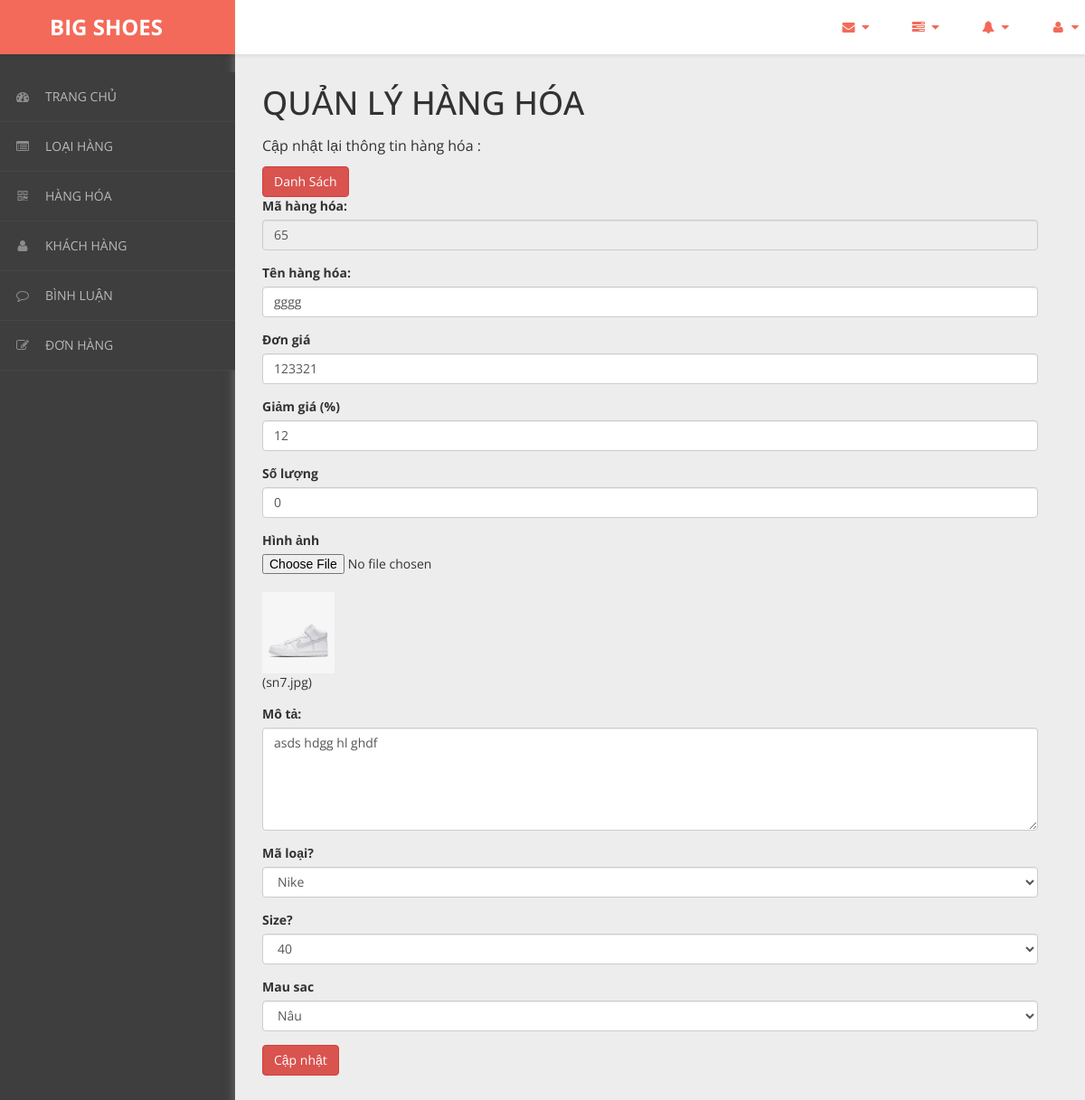
The app's page /admin/content/hang-hoa/hang-hoa-update.php?ma_hh=65 with its own data.
### tables this page shows
CREATE TABLE `hang_hoa` (
  `ma_hh` int(11) NOT NULL,
  `ten_hh` varchar(50) NOT NULL,
  `hinh` varchar(50) NOT NULL,
  `don_gia` int(11) NOT NULL,
  `giam_gia` int(11) NOT NULL,
  `mo_ta` varchar(500) NOT NULL,
  `ma_loai` int(11) NOT NULL,
  `maSize` int(10) DEFAULT NULL,
  `maMau` int(10) NOT NULL,
  `so_luong` int(11) NOT NULL
);

### admin/dao/pdo.php (called while the page is built, shortened)
<?php
    function pdo_get_connection(){
        $pdo = new PDO("mysql:host=localhost;dbname=bigshoes",'root','');
        $pdo->setAttribute(PDO::ATTR_ERRMODE, PDO::ERRMODE_EXCEPTION);
        return $pdo;
    }
    function pdo_query($sql){
        $sql_args = array_slice(func_get_args(),1);
        try{
            $conn = pdo_get_connection();
            $stmt = $conn ->prepare($sql);
            $stmt -> execute($sql_args);
            $rows = $stmt -> fetchAll();
            return $rows;
        }catch(PDOException $e){
            throw $e;
        }finally{
            unset($conn);
        }
    }
    function pdo_query_one($sql){
        $sql_args = array_slice(func_get_args(),1);
        try{
            $conn = pdo_get_connection();
            $stmt = $conn ->prepare($sql);
            $stmt -> execute($sql_args);
            $row = $stmt -> fetch();
            return $row;
        }catch(PDOException $e){
            throw $e;
        }finally{
            unset($conn);
        }
    }
    ?>

### admin/dao/hang-hoa.php (called while the page is built, shortened)
<?php
    require_once ('pdo.php');
    require_once ('loai-hang.php');
    function hang_hoa_select_by_id($ma_hh){
        $sql = "SELECT * FROM hang_hoa WHERE ma_hh=?";
        return pdo_query_one($sql,$ma_hh);
    }
?>

### admin/dao/loai-hang.php (called while the page is built, shortened)
<?php
    require_once ('pdo.php');
    function loai_hang_select_all(){
        $sql = "SELECT * FROM loai_hang ORDER BY ma_loai DESC";
        return pdo_query($sql);
    }
?>

### admin/dao/size.php (called while the page is built, shortened)
<?php
        function size_select_all(){
            $sql = "SELECT * FROM size";
            return pdo_query($sql);
        }
?>

### admin/dao/color.php (called while the page is built)
<?php
            function color_select_all(){
                $sql = "SELECT * FROM mausac";
                return pdo_query($sql);
            }
?>

### admin/content/hang-hoa/hang-hoa-update.php (the view, shortened to what this page needs)
<!DOCTYPE html>
<html xmlns="http://www.w3.org/1999/xhtml">
<head>
    <link href="../../../css/admin/css/bootstrap.css" rel="stylesheet" />
    <link href="../../../css/admin/css/font-awesome.css" rel="stylesheet" />
    <link href="../../../css/admin/css/custom-styles.css" rel="stylesheet" />
</head>
<body>
    <div id="wrapper">
        <nav class="navbar navbar-default top-navbar" role="navigation">
            <div class="navbar-header">
                <a class="navbar-brand" href="../../../../bigshoes/trang-chinh/"><strong style = "margin-left: 40px;">BIG SHOES</strong></a>
            </div>
            <ul class="nav navbar-top-links navbar-right">
                <li class="dropdown">
                    <a class="dropdown-toggle" data-toggle="dropdown" href="#" aria-expanded="false">
                        <i class="fa fa-envelope fa-fw"></i> <i class="fa fa-caret-down"></i>
                    </a>
                </li>
                <li class="dropdown">
                    <a class="dropdown-toggle" data-toggle="dropdown" href="#" aria-expanded="false">
                        <i class="fa fa-tasks fa-fw"></i> <i class="fa fa-caret-down"></i>
                    </a>
                </li>
                <li class="dropdown">
                    <a class="dropdown-toggle" data-toggle="dropdown" href="#" aria-expanded="false">
                        <i class="fa fa-bell fa-fw"></i> <i class="fa fa-caret-down"></i>
                    </a>
                </li>
                <li class="dropdown">
                    <a class="dropdown-toggle" data-toggle="dropdown" href="#" aria-expanded="false">
                        <i class="fa fa-user fa-fw"></i> <i class="fa fa-caret-down"></i>
                    </a>
                </li>
            </ul>
        </nav>
        <nav class="navbar-default navbar-side" role="navigation">
            <div class="sidebar-collapse">
                <ul class="nav" id="main-menu">
                    <li>
                        <a href="../thong-ke/thong-ke-list.php"><i class="fa fa-dashboard"></i>TRANG CHỦ</a>
                    </li>
                    <li>
                        <a href="../loai-hang/loai-hang-list.php"><i class="fa fa-list-alt" aria-hidden="true"></i>LOẠI HÀNG</a>
                    </li>
                    <li>
                        <a href="../hang-hoa/hang-hoa-list.php"><i class="fa fa-qrcode"></i>HÀNG HÓA</a>
                    </li>
                    <li>
                        <a href="../khach-hang/khach-hang-list.php"><i class="fa fa-user"></i>KHÁCH HÀNG</a>
                    </li>
                    <li>
                        <a href="../binh-luan/binh-luan-list.php"><i class="fa fa-comment-o" aria-hidden="true"></i>BÌNH LUẬN</a>
                    </li>
                    <li>
                        <a href="../hoa-don/hoa-don-list.php"><i class="fa fa-edit"></i>ĐƠN HÀNG</a>
                    </li>
                </ul>
            </div>
        </nav>
        <div id="page-wrapper">
		  <div class="header">
                        <div class="page-header">
                            <h1>QUẢN LÝ HÀNG HÓA</h1>
                            <p>Cập nhật lại thông tin hàng hóa :</p>
                            <?php
                                require_once ('../../dao/hang-hoa.php');
                                require_once ('../../dao/loai-hang.php');
                                require_once ('../../dao/size.php');
                                require_once ('../../dao/color.php');
                                extract($_REQUEST);
                                $item = hang_hoa_select_by_id($ma_hh);
                                extract($item);
                                extract($_REQUEST);
                            ?>
                            <button  class="btn btn-danger"><a style="color:#fff"; href="hang-hoa-list.php">Danh Sách</a></button>
                            <form action="" method="post" enctype="multipart/form-data">
                            <div class="form-group">
                            <label for="">Mã hàng hóa:</label>
                            <input type="text" class="form-control" id="ma_hh" name="ma_hh"
                                placeholder="Nhập tên hàng hóa ..."
                                value = <?=$ma_hh?> readonly>
                            </div>
                            <div class="form-group">
                            <label for="">Tên hàng hóa:</label>
                            <input type="text" class="form-control" id="ten_hh" name="ten_hh"
                                placeholder="Nhập tên hàng hóa ..."
                                value = "<?=$ten_hh?>" >
                            </div>
                            <div class="form-group">
                            <label for="">Đơn giá</label>
                            <input type="number" class="form-control" id="don_gia" name="don_gia"
                                placeholder="Nhập đơn giá ..."
                                value = "<?=$don_gia?>">
                            </div>
                            <div class="form-group">
                            <label for="">Giảm giá (%)</label>
                            <input type="number" class="form-control" id="giam_gia" name="giam_gia" min="0" max="100"
                                placeholder="Nhập giảm giá"
                                value="<?=$giam_gia?>">
                            </div>
                            <div class="form-group">
                            <label for="">Số lượng</label>
                            <input type="number" class="form-control" id="so_luong" name="so_luong" min="0" max="100"
                                placeholder="Nhập số lượng"
                                value="<?=$so_luong?>">
                            </div>
                            <div class="form-group">
                            <label for="">Hình ảnh</label>
                            <input type="file" class="form-control-file border" name="hinh">
                            <input name="hinh" type="hidden" value="<?=$hinh?>"><br>
                            <img src="../../assets/images/products/<?=$hinh?>" alt="" style="width:80px"><br>
                            (<?=$hinh?>)
                            </div>
                            <div class="form-group">
                            <label for="">Mô tả:</label>
                            <textarea class="form-control" rows="5" id="mo_ta" name="mo_ta"
                                placeholder="Mô tả hàng hóa ..."><?=$mo_ta?></textarea>
                            </div>
                            <div class="form-group">
                            <label for="">Mã loại?</label>
                            <select name="ma_loai" value="<?=$ma_loai?>" class=form-control>
                                            <?php
                                                $loai_select_list = loai_hang_select_all();
                                                foreach ($loai_select_list as $loai) {
                                                    if($loai['ma_loai'] == $ma_loai){
                                                        echo '<option selected value="'.$loai['ma_loai'].'">'.$loai['ten_loai'].'</option>';
                                                    }
                                                    else{
                                                        echo '<option value="'.$loai['ma_loai'].'">'.$loai['ten_loai'].'</option>';
                                                    }
                                                }
                                            ?>
                            </select>
                            </div>
                            <div class="form-group">
                            <label for="">Size?</label>
                            <select name="size" value="<?=$maSize?>" class=form-control>
                                            <?php
                                                $size_select_list = size_select_all();
                                                foreach ($size_select_list as $size) {
                                                    if($size['maSize'] == $maSize){
                                                        echo '<option selected value="'.$size['maSize'].'">'.$size['Size'].'</option>';
                                                    }
                                                    else{
                                                        echo '<option value="'.$size['maSize'].'">'.$size['Size'].'</option>';
                                                    }
                                                }
                                            ?>
                            </select>
                            </div>
                            <div class="form-group">
                            <label for="">Mau sac</label>
                            <select name="mauSac" value="<?=$maMau?>" class=form-control>
                                            <?php
                                                $color_select_list = color_select_all();
                                                foreach ($color_select_list as $color) {
                                                    if($color['maMau'] == $maMau){
                                                        echo '<option selected value="'.$color['maMau'].'">'.$color['Mau'].'</option>';
                                                    }
                                                    else{
                                                        echo '<option value="'.$color['maMau'].'">'.$color['Mau'].'</option>';
                                                    }
                                                }
                                            ?>
                            </select>
                            </div>
                            <button type="submit" name="btn_update" class="btn btn-danger">Cập nhật</button>
                        </form>
                        </div>
		</div>
            </div>
        </div>
</body>
</html>

### css/admin/css/custom-styles.css (style rules this page uses)
body { font-family: 'Open Sans', sans-serif; background: #3E3E3E; }
#wrapper { width: 100%; }
#page-wrapper { padding: 15px 15px; min-height: 600px; background: #EDEDED; }
h1, .h1, h2, .h2, h3, .h3 { margin-top: 7px; margin-bottom: -5px; }
p { font-size:16px; line-height:25px; padding-top:20px; }
.navbar-side { z-index: 0; }
.navbar-side .nav > li > a > i { color: #8C8C8C;padding: 8px;width: 30px;text-align: center; }
.top-navbar { position: fixed; width: 100%; z-index: 300; -webkit-box-shadow: 0 3px 3px rgba(0, 0, 0, 0.05); -moz-box-shadow: 0 3px 3px rgba(0, 0, 0, 0.05); box-shadow: 0 3px 3px rgba(0, 0, 0, 0.05); }
.navbar-side { z-index: 1; position: fixed; width: 260px; top: 80px; }
#page-wrapper { position: relative; top: 55px; box-shadow: 0 0 10px #757575; -moz-box-shadow: 0 0 10px #757575; -webkit-box-shadow: 0 0 10px #757575; }
.page-header { margin: 0;border-bottom: 1px solid transparent;text-align: left;background-color: rgb(237, 237, 237);padding: 32px 22px 32px 0;color: #323232; }
.header { margin: 0 30px; }
.top-navbar { margin:0px; }
.top-navbar .navbar-brand { color: #fff;width: 260px;text-align: left;height: 60px;font-size: 24px;font-weight: 700;line-height: 30px;background: #F36A5A; }
.top-navbar .nav > li { position: relative; display: inline-block; margin: 0px; padding: 0px; }
.top-navbar .nav > li > a { position: relative; display: block; padding: 20px;color: #FFFFFF; margin: 0px; }
.sidebar-collapse , .sidebar-collapse .nav { background:none; }
.sidebar-collapse .nav { padding:0; }
.sidebar-collapse .nav > li > a { color: #B8B8B8; background:transparent; text-shadow:none; font-size: 14px; }
.sidebar-collapse > .nav > li > a { padding: 12px 10px; }
.sidebar-collapse > .nav > li { border-bottom: 1px solid rgba(107, 108, 109, 0.19); }
.navbar-side { border:none; background: #3E3E3E; }
.top-navbar { background: #FFFFFF; border-bottom:none; }
.top-navbar .nav > li > a > i { margin-right: 2px; }
.navbar-default { border:0px solid black; }
.navbar-header { background: transparent; }
.nav > li > a > i { margin-right:10px; color: rgb(243, 106, 90); }
@media (min-width:768px) { #page-wrapper { margin: 0 0 0 260px; padding: 0; min-height: 1200px; } }
@media (min-width:768px) { .navbar-side { width: 260px; z-index: 1; } }
@media (min-width:768px) { .navbar { border-radius: 0px; } }

### records on screen
hang_hoa: ten_hh "gggg", don_gia "123321", giam_gia "12", so_luong "0", hinh (picture), hinh "sn7.jpg", mo_ta "asds hdgg hl ghdf"

### other values on screen
form field ma_loai "Nike"
form field size "40"
form field mauSac "Nâu"
